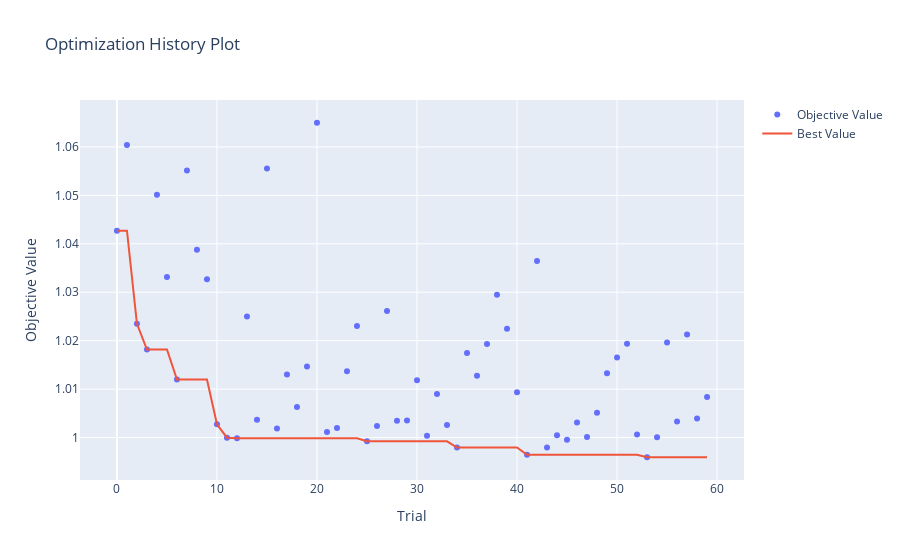

Write notebook code for a chart like this one.
### Markdown cell above
## Evaluate and visualize the results

After the optimization is complete, we can evaluate and visualize the results using `optuna.visualization` module. Here are some common visualizations:

### Plot optimization history

From the history plot, we can see how the objective value (e.g., validation loss) changes over the trials. This helps us understand the convergence behavior of the optimization process. We clearly see that the objective value decreases over time, indicating that the optimization is effectively finding better hyperparameters.

### Code cell
fig = optuna.visualization.plot_optimization_history(study)
fig.show()

### Figure 1 — Plotly figure (JSON) as saved in the notebook; plotly's stock layout.template omitted (floating-point values rounded to 4 significant figures)
{"data": [{"mode": "markers", "name": "Objective Value", "type": "scatter", "x": [0, 1, 2, 3, 4, 5, 6, 7, 8, 9, 10, 11, 12, 13, 14, 15, 16, 17, 18, 19, 20, 21, 22, 23, 24, 25, 26, 27, 28, 29, 30, 31, 32, 33, 34, 35, 36, 37, 38, 39, 40, 41, 42, 43, 44, 45, 46, 47, 48, 49, 50, 51, 52, 53, 54, 55, 56, 57, 58, 59], "y": [1.043, 1.06, 1.023, 1.018, 1.05, 1.033, 1.012, 1.055, 1.039, 1.033, 1.003, 1.0, 0.9999, 1.025, 1.004, 1.056, 1.002, 1.013, 1.006, 1.015, 1.065, 1.001, 1.002, 1.014, 1.023, 0.9992, 1.002, 1.026, 1.003, 1.004, 1.012, 1.0, 1.009, 1.003, 0.9979, 1.017, 1.013, 1.019, 1.029, 1.022, 1.009, 0.9964, 1.036, 0.9979, 1.0, 0.9995, 1.003, 1.0, 1.005, 1.013, 1.017, 1.019, 1.001, 0.9959, 1.0, 1.02, 1.003, 1.021, 1.004, 1.008]}, {"mode": "lines", "name": "Best Value", "type": "scatter", "x": [0, 1, 2, 3, 4, 5, 6, 7, 8, 9, 10, 11, 12, 13, 14, 15, 16, 17, 18, 19, 20, 21, 22, 23, 24, 25, 26, 27, 28, 29, 30, 31, 32, 33, 34, 35, 36, 37, 38, 39, 40, 41, 42, 43, 44, 45, 46, 47, 48, 49, 50, 51, 52, 53, 54, 55, 56, 57, 58, 59], "y": [1.043, 1.043, 1.023, 1.018, 1.018, 1.018, 1.012, 1.012, 1.012, 1.012, 1.003, 1.0, 0.9999, 0.9999, 0.9999, 0.9999, 0.9999, 0.9999, 0.9999, 0.9999, 0.9999, 0.9999, 0.9999, 0.9999, 0.9999, 0.9992, 0.9992, 0.9992, 0.9992, 0.9992, 0.9992, 0.9992, 0.9992, 0.9992, 0.9979, 0.9979, 0.9979, 0.9979, 0.9979, 0.9979, 0.9979, 0.9964, 0.9964, 0.9964, 0.9964, 0.9964, 0.9964, 0.9964, 0.9964, 0.9964, 0.9964, 0.9964, 0.9964, 0.9959, 0.9959, 0.9959, 0.9959, 0.9959, 0.9959, 0.9959]}, {"marker": {"color": "#cccccc"}, "mode": "markers", "name": "Infeasible Trial", "showlegend": false, "type": "scatter", "x": [], "y": []}], "layout": {"title": {"text": "Optimization History Plot"}, "xaxis": {"title": {"text": "Trial"}}, "yaxis": {"title": {"text": "Objective Value"}}}}
